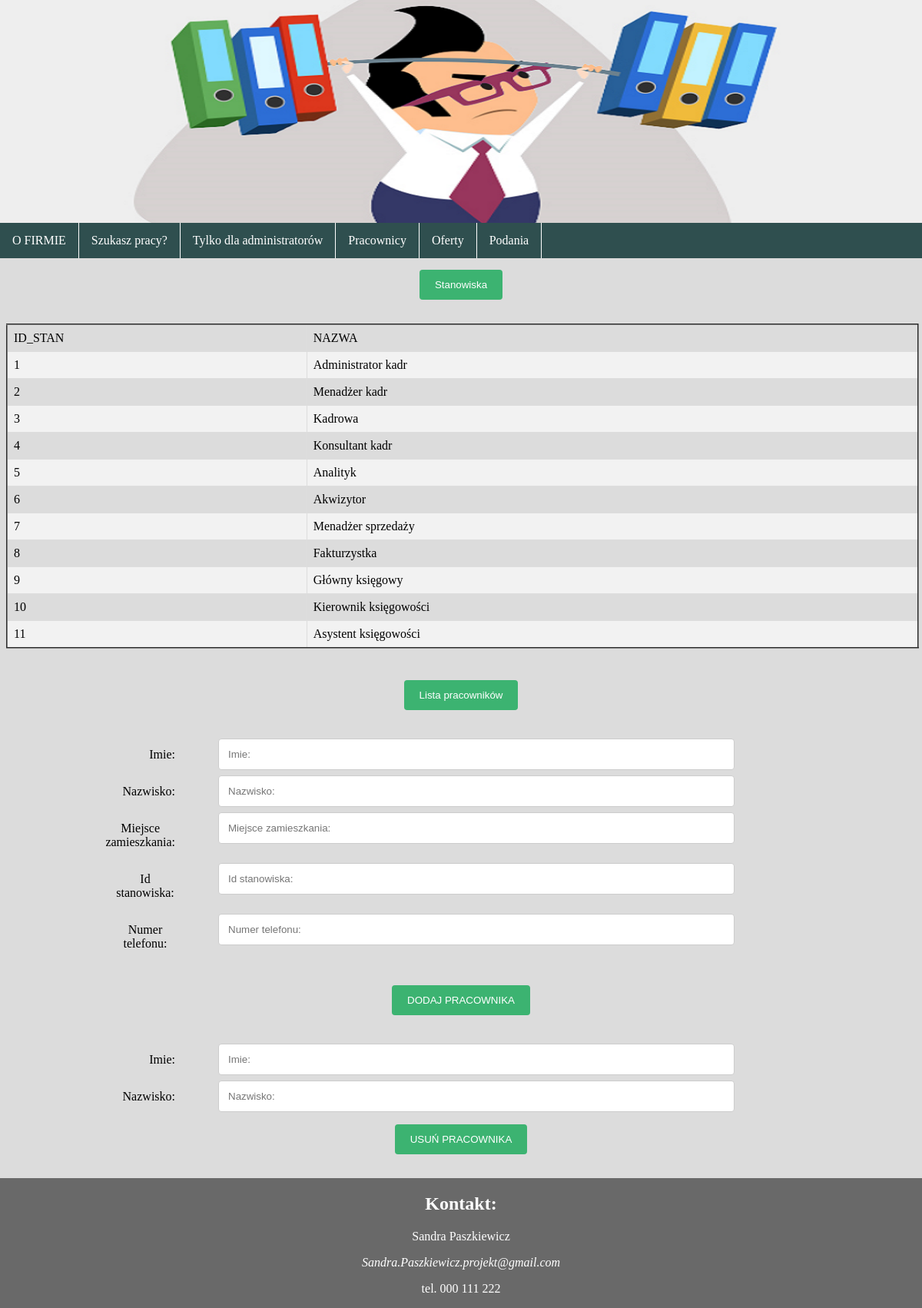
The page /pracownicyadm.php on the database its author committed.
### tables this page shows
CREATE TABLE `stanowiska` (
  `ID_STAN` int(3) NOT NULL,
  `NAZWA` varchar(25) NOT NULL,
  `ID_DZIALU` int(3) NOT NULL,
  `WYNAGRODZENIE` int(6) NOT NULL,
  `OPIS` varchar(100) NOT NULL,
  `WYMAGANIA` varchar(100) NOT NULL
);

### pracownicyadm.php (the view, shortened to what this page needs)
<html>
<head>
<link rel="stylesheet" href="styl.css">
</head>
<body>
    <div id="baner">
        <img src="zdjecia/admin.png">
    </div>
    <nav>
        <ul>
            <li> <a href="index.php"> O FIRMIE </a></li>
            <li> <a href="pracownicy.php"> Szukasz pracy? </a></li>
            <li> <a href="logowanie.php">Tylko dla administratorów </a></li>
            <ul>
                <li><a href="pracownicyadm.php"> Pracownicy </a></li>
                <li><a href="ofertyadm.php"> Oferty </a></li>
                <li><a href="podania.php"> Podania </a></li>
            </ul>
        </ul>
    </nav>
    <div id="main">
        <form method="POST">
            <input type="submit" value="Stanowiska">
        </form>
        <div id="kod">
            <?php
            echo "<table border=2 >";
            echo "<tr>"."<td>". "ID_STAN"."</td>"."<td>"."NAZWA"."</td>"."</tr>";
            require_once "connect.php";
            $polacz=mysqli_connect($host, $user, $password, $name);
            if(mysqli_connect_errno())
            {
                echo "blad polaczenia z baza";
            }
            else
            {
                $zap3="select ID_STAN,NAZWA from stanowiska";
                $wyn3=mysqli_query($polacz,$zap3);
                while($row=mysqli_fetch_assoc($wyn3))
                {
                    echo "<tr>";
                    echo "<td>". $row['ID_STAN'] ."</td>";
                    echo "<td>". $row['NAZWA'] ."</td>";
                    echo "</tr>";
                }
                echo "</table>";
            }
            ?>
            <br>
            <form method="POST">
                <input type="submit" name="lista" value="Lista pracowników">
            </form>
            <form method="POST">
                <div class="row">
                    <div class="col-20">
                        <label for="fname">Imie: </label>
                    </div>
                    <div class="col-80">
                        <input type="text" id="fname" name="imie" placeholder="Imie: ">
                    </div>
                </div>
                <div class="row">
                    <div class="col-20">
                        <label for="lname">Nazwisko: </label>
                    </div>
                    <div class="col-80">
                        <input type="text" id="lname" name="nazwisko" placeholder="Nazwisko: ">
                    </div>
                </div>
                <div class="row">
                    <div class="col-20">
                        <label for="zamieszkanie">Miejsce zamieszkania: </label>
                    </div>
                    <div class="col-80">
                        <input type="text" id="mname" name="miejsce" placeholder="Miejsce zamieszkania: ">
                    </div>
                </div>
                <div class="row">
                    <div class="col-20">
                        <label for="stanowisko">Id stanowiska: </label>
                    </div>
                    <div class="col-80">
                        <input type="text" id="stanowisko" name="stan" placeholder="Id stanowiska:">
                    </div>
                </div>
                <div class="row">
                    <div class="col-20">
                        <label for="tele">Numer telefonu: </label>
                    </div>
                    <div class="col-80">
                        <input type="number" id="tele" name="telefon" placeholder="Numer telefonu: ">
                    </div>
                </div>
                <br>
                <input type="submit" name="submit" value="DODAJ PRACOWNIKA">
            </form>
            <form method="POST">
                <div class="row">
                    <div class="col-20">
                        <label for="fname">Imie: </label>
                    </div>
                    <div class="col-80">
                        <input type="text" id="fname" name="imie" placeholder="Imie: ">
                    </div>
                </div>
                <div class="row">
                    <div class="col-20">
                        <label for="lname">Nazwisko: </label>
                    </div>
                    <div class="col-80">
                        <input type="text" id="lname" name="nazwisko" placeholder="Nazwisko: ">
                    </div>
                </div>
                <input type="submit" name="usun" value="USUŃ PRACOWNIKA">
            </form>
        </div>
    </div>
    <div id="footer">
        <h2> Kontakt: </h2>
        <p> Sandra Paszkiewicz </p>
        <p><i> Sandra.Paszkiewicz.projekt@gmail.com </i></p>
        <p>tel. 000 111 222 </p>
    </div>
</body>
</html>

### styl.css (style rules this page uses)
html { margin: auto; font-family: Verdana; }
body { margin: auto; }
#baner img { width:100%; height:290px; }
nav ul { list-style-type: none; margin: 0; padding: 0; overflow: hidden; background-color: #2F4F4F; }
nav li { float: left; border-right: 1px solid white; }
nav li a { display: block; color: white; text-align: center; padding: 14px 16px; text-decoration: none; }
#main { float: left; width: 100%; background-color: #DCDCDC; text-align: center; }
#kod table { border-collapse: collapse; padding: 20px; margin: 8px; width: 99%; }
#kod table td, th { border: 1px solid #ddd; padding: 8px; }
#kod table tr:nth-child(even) { background-color: #f2f2f2; }
input[type=text], input[type=number], select, textarea { width: 70%; padding: 12px; border: 1px solid #ccc; border-radius: 4px; resize: vertical; font-family: Arial; }
input[type=submit], button { background-color: #3CB371; color: white; margin: 15px; padding: 12px 20px; border: none; border-radius: 4px; cursor: pointer; float: center; }
label { padding: 12px 12px 12px 0; display: inline-block; }
.col-20 { float: left; width: 20%; margin-top: 6px; }
.col-20 label { float: right; margin-left: 150px; }
.col-80 { float: left; width: 80%; margin-top: 6px; }
.col-80 textarea, input { margin-right: 200px; }
.row:after { content: ""; display: table; clear: both; }
#footer { float: left; width: 100%; overflow: hidden; background-color: #696969; text-align: center; color: white; }

### rows shown on the page
stanowiska: ID_STAN "1", NAZWA "Administrator kadr"
stanowiska: ID_STAN "2", NAZWA "Menadżer kadr"
stanowiska: ID_STAN "3", NAZWA "Kadrowa"
stanowiska: ID_STAN "4", NAZWA "Konsultant kadr"
stanowiska: ID_STAN "5", NAZWA "Analityk"
stanowiska: ID_STAN "6", NAZWA "Akwizytor"
stanowiska: ID_STAN "7", NAZWA "Menadżer sprzedaży"
stanowiska: ID_STAN "8", NAZWA "Fakturzystka"
stanowiska: ID_STAN "9", NAZWA "Główny księgowy"
stanowiska: ID_STAN "10", NAZWA "Kierownik księgowości"
stanowiska: ID_STAN "11", NAZWA "Asystent księgowości"
